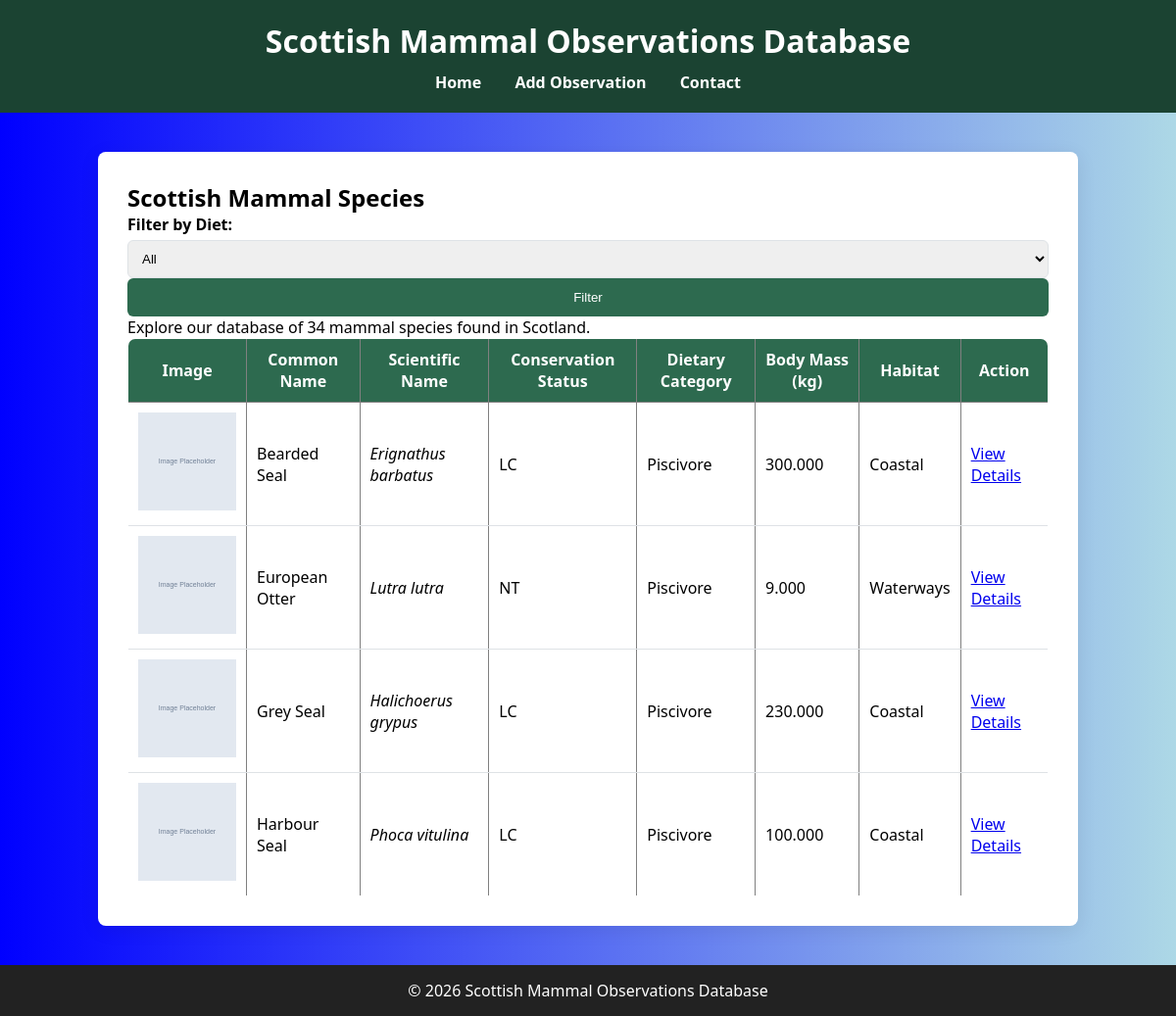
The app's page /index.php?diet=Piscivore with its own data.
### tables this page shows
CREATE TABLE `species` (
  `gbif_species_key` int(11) NOT NULL COMMENT 'GBIF (Global Biodiversity Information Facility) species identifier',
  `species_name` varchar(100) NOT NULL COMMENT 'Scientific name of the species',
  `common_name` varchar(100) DEFAULT NULL COMMENT 'Common English name',
  `iucn_red_list_category` varchar(10) DEFAULT NULL COMMENT 'IUCN Red List conservation status code',
  `body_mass_kg` decimal(10,3) DEFAULT NULL COMMENT 'Typical body mass in kilograms',
  `dietary_category` varchar(50) DEFAULT NULL COMMENT 'Primary dietary classification (Herbivore, Carnivore, Omnivore, Insectivore, Piscivore)',
  `uk_protection_status` varchar(255) DEFAULT NULL COMMENT 'UK legal protection status and relevant legislation',
  `habitat` varchar(100) DEFAULT NULL COMMENT 'Primary habitat types',
  `image_url` varchar(255) DEFAULT NULL COMMENT 'URL to species image (e.g., from Wikimedia Commons)',
  PRIMARY KEY (`gbif_species_key`),
  KEY `idx_species_name` (`species_name`),
  KEY `idx_dietary_category` (`dietary_category`),
  KEY `idx_iucn_category` (`iucn_red_list_category`)
);

### includes/config.php (called while the page is built, shortened)
<?php
function e($string) {
    return htmlspecialchars($string, ENT_QUOTES, 'UTF-8');
}

### index.php (the view, shortened to what this page needs)
<?php
$pdo = getDbConnection();
$diet = $_GET['diet'] ?? '';
if ($diet) {
    $stmt = $pdo->prepare('
        SELECT
            gbif_species_key,
            species_name,
            common_name,
            iucn_red_list_category,
            dietary_category,
            body_mass_kg,
            habitat,
            image_url
        FROM species
        WHERE dietary_category = ?
        ORDER BY common_name
    ');
    $stmt->execute([$diet]);
}
$species = $stmt->fetchAll();
require_once 'includes/header.php';
?>
<h2>Scottish Mammal Species</h2>
<form method="GET">
    <label>Filter by Diet:</label>
    <select name="diet">
        <option value="">All</option>
    </select>
    <button type="submit">Filter</button>
</form>
<p>Explore our database of 34 mammal species found in Scotland.</p>
<?php if (empty($species)): ?>
    <p>No species found in the database.</p>
<?php else: ?>
    <table border="1" cellpadding="10">
        <thead>
            <tr>
                <th>Image</th>
                <th>Common Name</th>
                <th>Scientific Name</th>
                <th>Conservation Status</th>
                <th>Dietary Category</th>
                <th>Body Mass (kg)</th>
                <th>Habitat</th>
                <th>Action</th>
            </tr>
        </thead>
        <tbody>
            <?php foreach ($species as $sp): ?>
                <tr>
                    <td>
                        <img src="<?php echo htmlspecialchars($sp['image_url'] ?? 'images/placeholder.svg'); ?>" width="100">
                    </td>
                    <td><?php echo e($sp['common_name']); ?></td>
                    <td>
                        <em><?php echo e($sp['species_name']); ?></em>
                    </td>
                    <td>
                        <?php echo $sp['iucn_red_list_category'] ? e($sp['iucn_red_list_category']) : '—'; ?>
                    </td>
                    <td><?php echo e($sp['dietary_category']); ?></td>
                    <td><?php echo e($sp['body_mass_kg']); ?></td>
                    <td><?php echo e($sp['habitat']); ?></td>
                    <td>
                        <a href="species.php?key=<?php echo e($sp['gbif_species_key']); ?>">
                            View Details
                        </a>
                    </td>
                </tr>
            <?php endforeach; ?>
        </tbody>
    </table>
<?php endif; ?>
<?php require_once 'includes/footer.php'; ?>

### css/style.css (style rules this page uses)
:root { --clr-primary: #2d6a4f; --clr-primary-dark: #1b4332; --clr-primary-light: #52b788; --clr-accent: #f4a261; --clr-bg: #f8f9fa; --clr-surface: #ffffff; --clr-text: #212529; --clr-text-muted: #6c757d; --clr-border: #dee2e6; --radius: 8px; --shadow: 0 4px 20px rgba(0,0,0,0.08); }
* { box-sizing: border-box; margin: 0; padding: 0; }
body { font-family: 'Segoe UI', sans-serif; background: linear-gradient(to right, blue, lightblue); min-height: 100vh; }
label { font-weight: 600; margin-bottom: 5px; display: block; }
input, textarea, select { width: 100%; padding: 10px; border-radius: 6px; border: 1px solid var(--clr-border); }
button { width: 100%; padding: 12px; background: var(--clr-primary); color: white; border: none; border-radius: 6px; cursor: pointer; }
table { width: 100%; border-collapse: collapse; background: white; border-radius: var(--radius); overflow: hidden; }
th { background: var(--clr-primary); color: white; padding: 10px; }
td { padding: 10px; border-bottom: 1px solid var(--clr-border); }

### records on screen
species: common_name "Bearded Seal", species_name "Erignathus barbatus", iucn_red_list_category "LC", dietary_category "Piscivore", body_mass_kg "300.000", habitat "Coastal"
species: common_name "European Otter", species_name "Lutra lutra", iucn_red_list_category "NT", dietary_category "Piscivore", body_mass_kg "9.000", habitat "Waterways"
species: common_name "Grey Seal", species_name "Halichoerus grypus", iucn_red_list_category "LC", dietary_category "Piscivore", body_mass_kg "230.000", habitat "Coastal"
species: common_name "Harbour Seal", species_name "Phoca vitulina", iucn_red_list_category "LC", dietary_category "Piscivore", body_mass_kg "100.000", habitat "Coastal"
